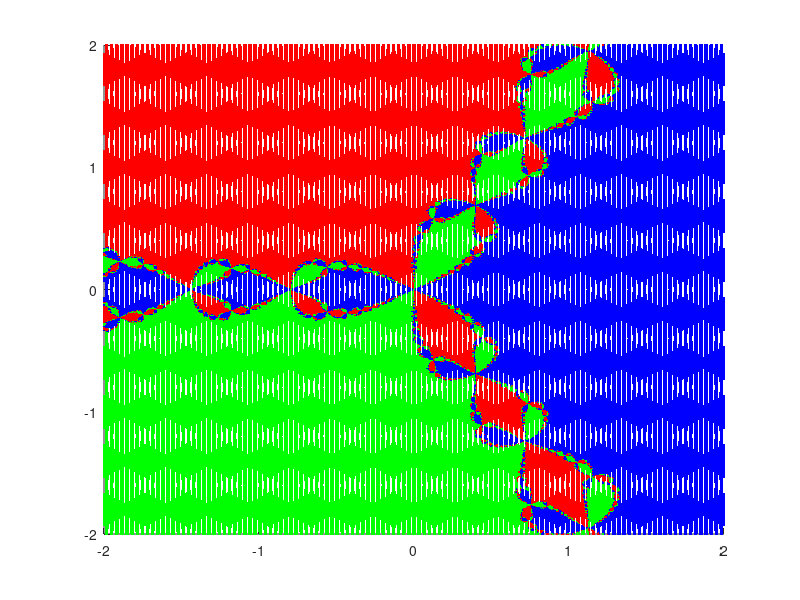

Recreate this plot in MATLAB.
function classroom()
p = @(z) z.^3 - 1;
dp = @(z) 3*z.^2;
exact_roots = roots([1, 0, 0, -1]);

x_range = linspace(-2, 2, 500);
y_range = linspace(-2, 2, 500);
[X, Y] = meshgrid(x_range, y_range);
Z = X + 1i*Y;

for iter = 1:41
Z = Z - p(Z)./dp(Z);
end

hold on;
colors = ['r', 'g', 'b'];

for k = 1:length(exact_roots)
distances = abs(Z - exact_roots(k));
is_close = distances < 0.001;
plot(X(is_close), Y(is_close), '.', 'Color', colors(k), 'MarkerSize', 1);
end

hold off;
endfunction

